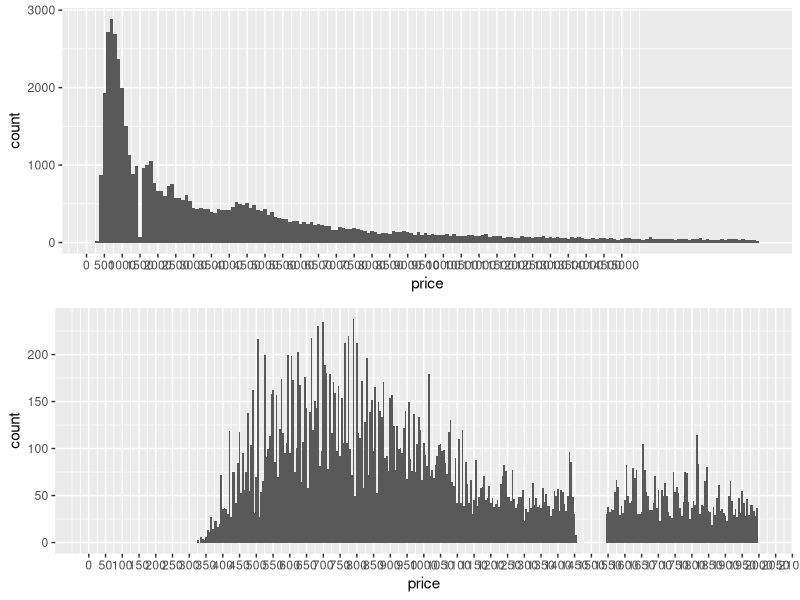
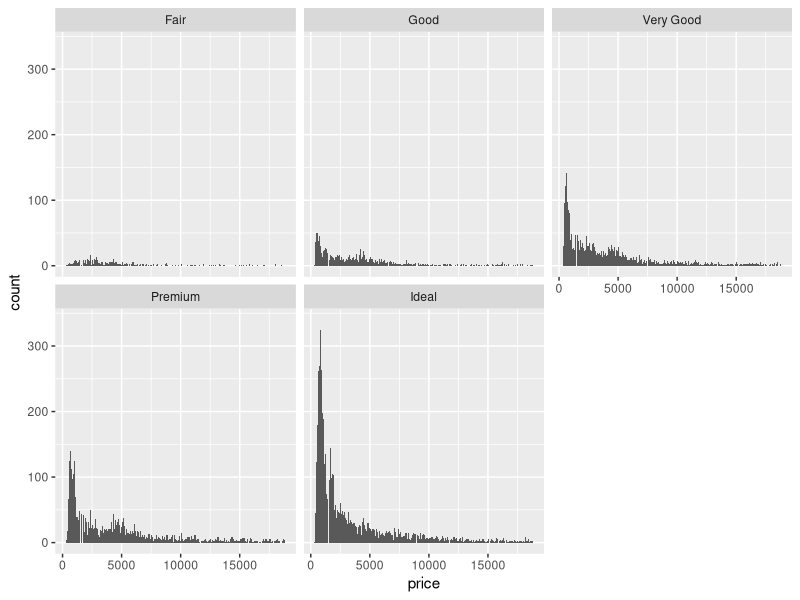
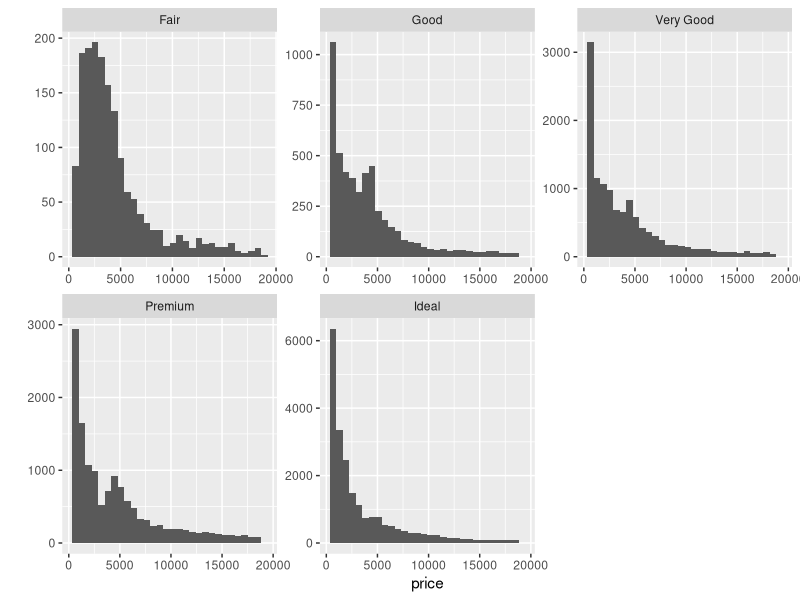
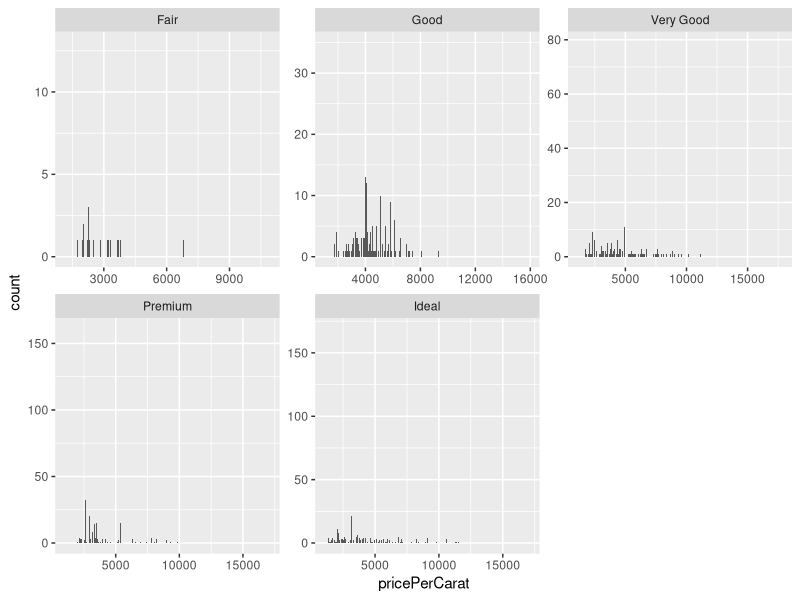
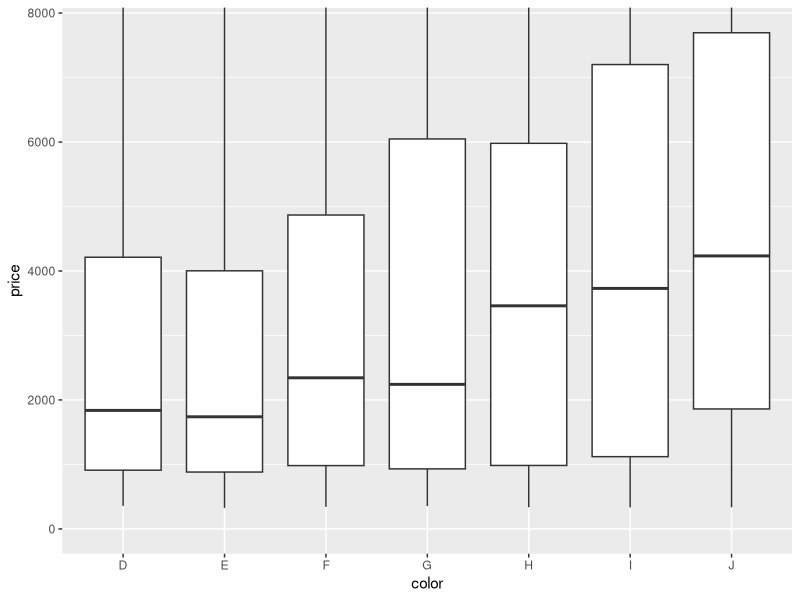
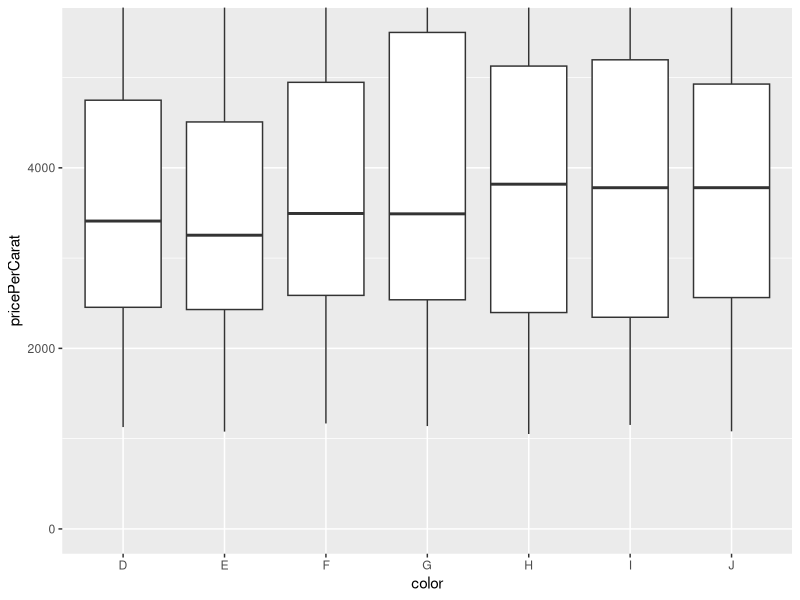
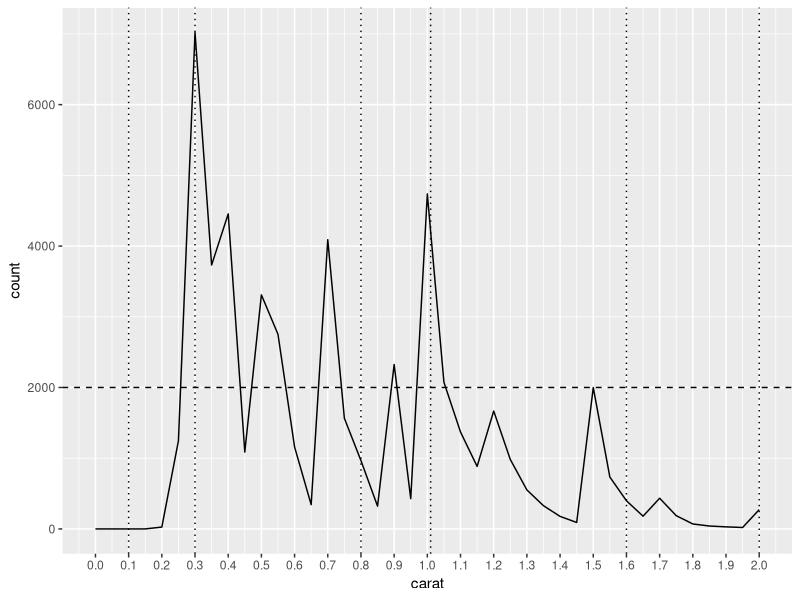

R code for these plots, in order:
library(ggplot2)
library(gridExtra)

data(diamonds)

nrow(diamonds)


summary(diamonds)


p1 <- ggplot(data = diamonds, aes(x = price))
p2 <-
  p1 + geom_histogram(binwidth = 100) + scale_x_continuous(breaks = seq(0, 15000, 500))
p3 <-
  p1 + geom_histogram(binwidth = 5) + scale_x_continuous(breaks = seq(0, 15000, 50), limits = c(0, 2000))

grid.arrange(p2, p3, ncol = 1)
summary(diamonds$price)


nrow(subset(diamonds, price < 500))
nrow(subset(diamonds, price < 250))
nrow(subset(diamonds, price >= 15000))


ggplot(data = diamonds, aes(x = price)) + geom_histogram(binwidth = 20) +  facet_wrap( ~
                                                                                         cut)

by(diamonds$price, diamonds$cut, summary)
by(diamonds$price, diamonds$cut, max)
by(diamonds$price, diamonds$cut, min)
by(diamonds$price, diamonds$cut, median)

qplot(x = price, data = diamonds) + facet_wrap(~ cut, scales = "free")


diamonds$pricePerCarat = diamonds$price / diamonds$carat




ggplot(data = diamonds, aes(x = pricePerCarat)) + geom_histogram(binwidth = 1) + facet_wrap(~
                                                                                              cut, scales = 'free')



by(diamonds$price, diamonds$color, summary)

ggplot(data = diamonds, mapping = aes(x = color, y = price)) + geom_boxplot() + coord_cartesian(ylim = c(0, 7700))

IQR(subset(diamonds$price, diamonds$color == 'J'))
IQR(subset(diamonds$price, diamonds$color == 'D'))




by(diamonds$pricePerCarat, diamonds$color, summary)

ggplot(data = diamonds,
       mapping = aes(x = color, y = pricePerCarat)) + geom_boxplot() + coord_cartesian(ylim = c(0, 5500))



ggplot(mapping = aes(x = carat), data = diamonds) +
  geom_freqpoly(binwidth = .05) + scale_x_continuous(limits = c(0, 2), breaks = seq(0, 2, 0.1)) +
  geom_hline(linetype = 'dashed', yintercept = 2000) +
  geom_vline(linetype = 'dotted',
             xintercept = c(0.1, 0.3, 0.8, 1.01, 1.6, 2.0, 3.0, 5.0))
